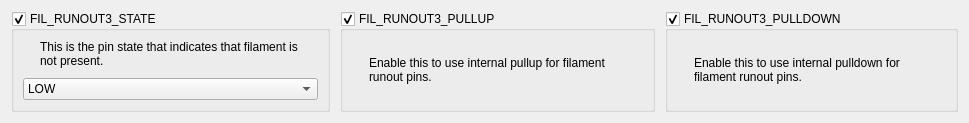
        <widget class="QWidget" name="tab_3">
         <property name="styleSheet">
          <string notr="true">#tab_3::enabled {
	background: rgb(50, 52, 59);
}


#tab_3::disabled {
	background: rgb(34, 35, 40);
}
</string>
         </property>
         <attribute name="title">
          <string>Sensor 3</string>
         </attribute>
         <layout class="QGridLayout" name="gridLayout_45">
          <item row="0" column="0">
           <widget class="QWidget" name="widget_5" native="true">
            <layout class="QGridLayout" name="gridLayout_17">
             <property name="leftMargin">
              <number>0</number>
             </property>
             <property name="topMargin">
              <number>0</number>
             </property>
             <property name="rightMargin">
              <number>0</number>
             </property>
             <property name="bottomMargin">
              <number>0</number>
             </property>
             <property name="spacing">
              <number>10</number>
             </property>
             <item row="0" column="1">
              <widget class="QGroupBox" name="uFilRunout3PullupBox">
               <property name="title">
                <string>FIL_RUNOUT3_PULLUP</string>
               </property>
               <property name="checkable">
                <bool>true</bool>
               </property>
               <layout class="QGridLayout" name="gridLayout_36">
                <property name="spacing">
                 <number>10</number>
                </property>
                <item row="0" column="0">
                 <widget class="QLabel" name="label_47">
                  <property name="sizePolicy">
                   <sizepolicy hsizetype="Fixed" vsizetype="Fixed">
                    <horstretch>0</horstretch>
                    <verstretch>0</verstretch>
                   </sizepolicy>
                  </property>
                  <property name="text">
                   <string/>
                  </property>
                  <property name="pixmap">
                   <pixmap resource="../resources/resources.qrc">:/info_FILL0_wght100_GRAD0_opsz20.svg</pixmap>
                  </property>
                 </widget>
                </item>
                <item row="0" column="1">
                 <widget class="QLabel" name="label_48">
                  <property name="text">
                   <string>Enable this to use internal pullup for filament runout pins.</string>
                  </property>
                  <property name="wordWrap">
                   <bool>true</bool>
                  </property>
                 </widget>
                </item>
               </layout>
              </widget>
             </item>
             <item row="0" column="0">
              <widget class="QGroupBox" name="uFilRunout3StateBox">
               <property name="title">
                <string>FIL_RUNOUT3_STATE</string>
               </property>
               <property name="checkable">
                <bool>true</bool>
               </property>
               <layout class="QGridLayout" name="gridLayout_30">
                <property name="spacing">
                 <number>10</number>
                </property>
                <item row="0" column="1">
                 <widget class="QLabel" name="label_26">
                  <property name="text">
                   <string>This is the pin state that indicates that filament is not present.</string>
                  </property>
                  <property name="wordWrap">
                   <bool>true</bool>
                  </property>
                 </widget>
                </item>
                <item row="0" column="0">
                 <widget class="QLabel" name="label_25">
                  <property name="sizePolicy">
                   <sizepolicy hsizetype="Fixed" vsizetype="Fixed">
                    <horstretch>0</horstretch>
                    <verstretch>0</verstretch>
                   </sizepolicy>
                  </property>
                  <property name="text">
                   <string/>
                  </property>
                  <property name="pixmap">
                   <pixmap resource="../resources/resources.qrc">:/info_FILL0_wght100_GRAD0_opsz20.svg</pixmap>
                  </property>
                 </widget>
                </item>
                <item row="1" column="0" colspan="2">
                 <widget class="Dropdown" name="uFilRunout3StateDropdown">
                  <item>
                   <property name="text">
                    <string>LOW</string>
                   </property>
                  </item>
                  <item>
                   <property name="text">
                    <string>HIGH</string>
                   </property>
                  </item>
                 </widget>
                </item>
               </layout>
              </widget>
             </item>
             <item row="0" column="2">
              <widget class="QGroupBox" name="uFilRunout3PulldownBox">
               <property name="title">
                <string>FIL_RUNOUT3_PULLDOWN</string>
               </property>
               <property name="checkable">
                <bool>true</bool>
               </property>
               <layout class="QGridLayout" name="gridLayout_39">
                <property name="spacing">
                 <number>10</number>
                </property>
                <item row="0" column="0">
                 <widget class="QLabel" name="label_53">
                  <property name="sizePolicy">
                   <sizepolicy hsizetype="Fixed" vsizetype="Fixed">
                    <horstretch>0</horstretch>
                    <verstretch>0</verstretch>
                   </sizepolicy>
                  </property>
                  <property name="text">
                   <string/>
                  </property>
                  <property name="pixmap">
                   <pixmap resource="../resources/resources.qrc">:/info_FILL0_wght100_GRAD0_opsz20.svg</pixmap>
                  </property>
                 </widget>
                </item>
                <item row="0" column="1">
                 <widget class="QLabel" name="label_54">
                  <property name="text">
                   <string>Enable this to use internal pulldown for filament runout pins.</string>
                  </property>
                  <property name="wordWrap">
                   <bool>true</bool>
                  </property>
                 </widget>
                </item>
               </layout>
              </widget>
             </item>
            </layout>
           </widget>
          </item>
         </layout>
        </widget>
